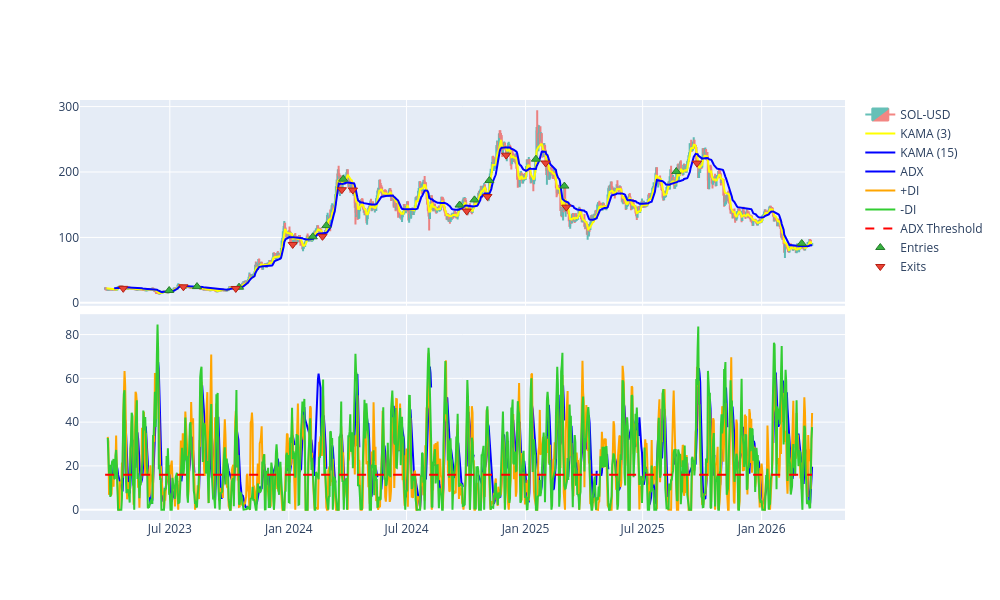

Notebook code for this chart:
### Code cell
fig=plot_strategy('SOL-USD', ind_params=opt_params)
fig.update_layout(width=1000,height=600)
fig.show()

### Figure 1 — Plotly figure (JSON) as saved in the notebook; plotly's stock layout.template omitted (floating-point values rounded to 4 significant figures; data arrays with more than 128 entries replaced by an {"elided": "..."} marker saying what was removed)
{"data": [{"close": {"elided": "1094 float values"}, "decreasing": {"fillcolor": "#ee534f", "line": {"color": "#ee534f"}}, "high": {"elided": "1094 float values"}, "increasing": {"fillcolor": "#26a69a", "line": {"color": "#26a69a"}}, "low": {"elided": "1094 float values"}, "name": "SOL-USD", "opacity": 0.7, "open": {"elided": "1094 float values"}, "type": "candlestick", "x": {"elided": "1094 str values"}, "xaxis": "x", "yaxis": "y"}, {"line": {"color": "yellow"}, "name": "KAMA (3)", "type": "scatter", "x": {"elided": "1092 str values"}, "xaxis": "x", "y": {"elided": "1092 float values"}, "yaxis": "y"}, {"line": {"color": "blue"}, "name": "KAMA (15)", "type": "scatter", "x": {"elided": "1080 str values"}, "xaxis": "x", "y": {"elided": "1080 float values"}, "yaxis": "y"}, {"line": {"color": "blue"}, "name": "ADX", "type": "scatter", "x": {"elided": "954 str values"}, "xaxis": "x2", "y": {"elided": "954 float values"}, "yaxis": "y2"}, {"line": {"color": "orange"}, "name": "+DI", "type": "scatter", "x": {"elided": "1090 str values"}, "xaxis": "x2", "y": {"elided": "1090 float values"}, "yaxis": "y2"}, {"line": {"color": "limegreen"}, "name": "-DI", "type": "scatter", "x": {"elided": "1090 str values"}, "xaxis": "x2", "y": {"elided": "1090 float values"}, "yaxis": "y2"}, {"line": {"color": "red", "dash": "dash"}, "mode": "lines", "name": "ADX Threshold", "type": "scatter", "x": {"elided": "1094 str values"}, "xaxis": "x2", "y": {"elided": "1094 int values"}, "yaxis": "y2"}, {"marker": {"color": "#37B13F", "line": {"color": "rgb(38,123,44)", "width": 1}, "size": 8, "symbol": "triangle-up"}, "mode": "markers", "name": "Entries", "showlegend": true, "type": "scatter", "x": ["2023-06-30T00:00:00+00:00", "2023-08-12T00:00:00+00:00", "2023-10-16T00:00:00+00:00", "2024-02-07T00:00:00+00:00", "2024-02-28T00:00:00+00:00", "2024-03-25T00:00:00+00:00", "2024-09-21T00:00:00+00:00", "2024-10-14T00:00:00+00:00", "2024-11-06T00:00:00+00:00", "2025-01-17T00:00:00+00:00", "2025-03-02T00:00:00+00:00", "2025-08-22T00:00:00+00:00", "2026-03-04T00:00:00+00:00"], "y": [18.9, 24.91, 23.98, 101.0, 118.1, 189.1, 149.5, 157.4, 187.0, 219.6, 178.5, 200.6, 90.83]}, {"marker": {"color": "#EA4335", "line": {"color": "rgb(181,31,18)", "width": 1}, "size": 8, "symbol": "triangle-down"}, "mode": "markers", "name": "Exits", "showlegend": true, "type": "scatter", "x": ["2023-04-20T00:00:00+00:00", "2023-07-22T00:00:00+00:00", "2023-10-11T00:00:00+00:00", "2024-01-07T00:00:00+00:00", "2024-02-22T00:00:00+00:00", "2024-03-23T00:00:00+00:00", "2024-04-09T00:00:00+00:00", "2024-10-02T00:00:00+00:00", "2024-11-03T00:00:00+00:00", "2024-12-02T00:00:00+00:00", "2025-02-01T00:00:00+00:00", "2025-03-05T00:00:00+00:00", "2025-09-23T00:00:00+00:00"], "y": [22.18, 24.54, 22.01, 89.28, 101.7, 172.9, 172.4, 140.4, 162.6, 225.8, 213.8, 146.3, 213.7]}], "layout": {"height": 600, "width": 1000, "xaxis": {"anchor": "y", "domain": [0, 1], "matches": "x2", "rangeslider": {"visible": false}, "showticklabels": false}, "xaxis2": {"anchor": "y2", "domain": [0, 1]}, "yaxis": {"anchor": "x", "domain": [0.51, 1]}, "yaxis2": {"anchor": "x2", "domain": [0, 0.49]}}}
